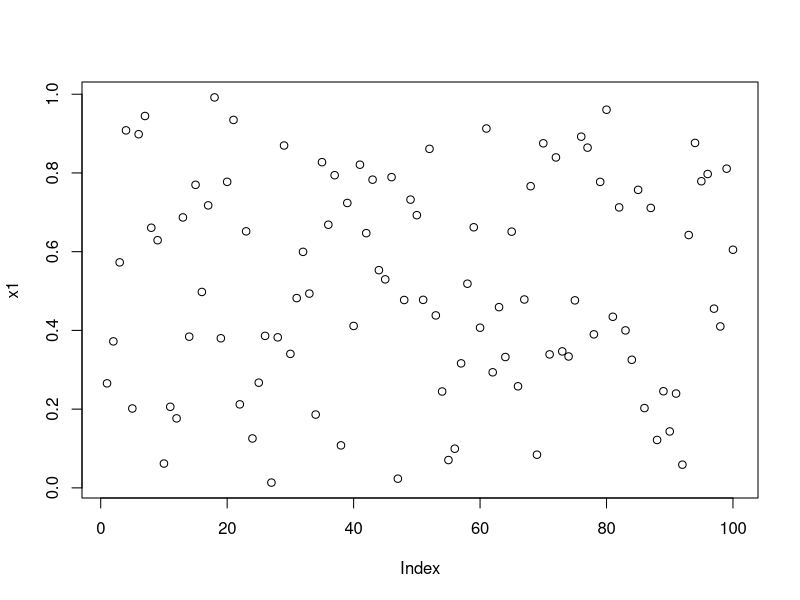
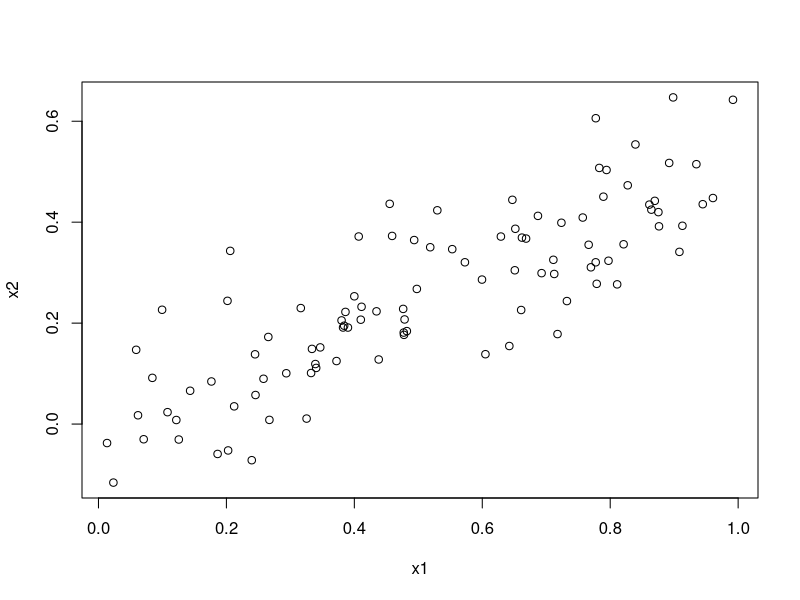

The R script that drew these images, in order:
# To focus on the collinearity 

# (a)
set.seed(1)

# uniform distribution,where prob for every element is same
?runif
x1 = runif(100)
plot(x1)
x2 = 0.5*x1 + rnorm(100)/10
y = 2+2*x1+0.3*x2+rnorm(100)

# Linear model is y = 2 + 2*x1 + 0.3*(0.5*x1)

# (b)
cor(x1,x2)                    # gives 0.83,so very close to each other with positive correlation
plot(x1,x2)                   # This plot shows a clear relationship between x1 and x2

# (C)
# Predicting y onto x1 and x2
model1 = lm(y ~x1+x2)
summary(model1)
